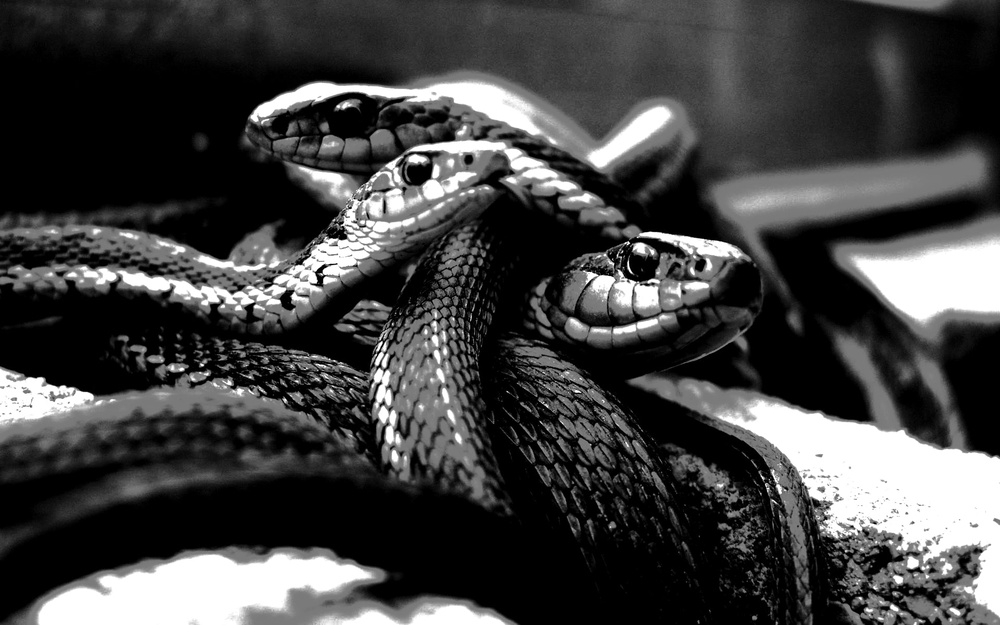
#> input picture gray_snakes.jpg, 1000 x 625 px, shrunk from 1920 x 1200 before the run
$ python gray.py
#> lines starting #> are read from the running program, lines starting #| are printed output that depends on the picture
### svd_custom.py
import numpy as np
'''
Returns SVD of a real matrix A in the form:
- vals: array of non-zero singular values (with precision given by trunc_val)
- u_vecs: array of left singular vectors
- vecs: array of right singular vectors (not transposed!)

This gives decomposition of A into sum of the expression
vals[i] * np.outer(u_vecs[i],vecs[i])
over i
'''
def SVD(A, trunc_val=1e-6):
#> called with trunc_val = 1e-06
    vals,vecs = np.linalg.eig( A.T @ A )
    # Singular values/vectors must be real, so any complex component is
    # a numerical error
    vals = np.real(vals)
#> vals = 1000 values, max 3.42e+09 at index 0, min -3.02e-08 at index 627, mean 6811787.4
    vecs = np.real(vecs)
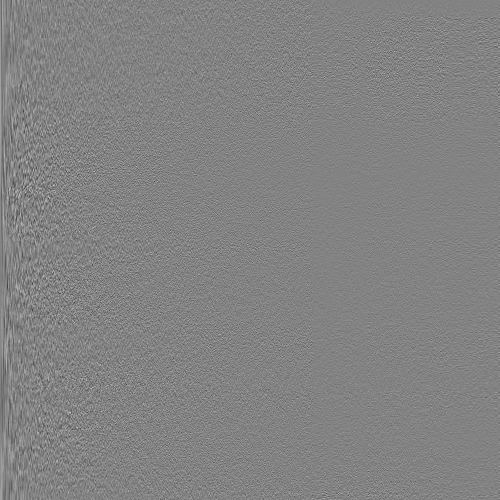
#> vecs: shape (1000, 1000) float64 (shown at 1/2 size); min -0.184, max 0.175, mean 1.3e-05; drawn with min black and max white
    # Similarly, singular values must be non-negative. We can also
    # discard zeros
    vals[ vals < 0 ] = 0
    vals = np.sqrt(vals)
#> vals = 1000 values, max 58481.8 at index 0, min 0 at index 627, mean 526
    vals = vals[ vals >= trunc_val ]
#> vals = 807 values, max 58481.8 at index 0, min 2.21e-05 at index 778, mean 651.8
    # Sorting singular values in descending order, and applying the same
    # sort to right singular vectors
    ncols = np.argsort(vals)[::-1]
#> ncols = 807 values, max 806 at index 802, min 0 at index 0, mean 403
    vals = vals[ncols]
#> vals = 807 values, max 58481.8 at index 0, min 2.21e-05 at index 805, mean 651.8
    vecs = vecs[:,ncols].T
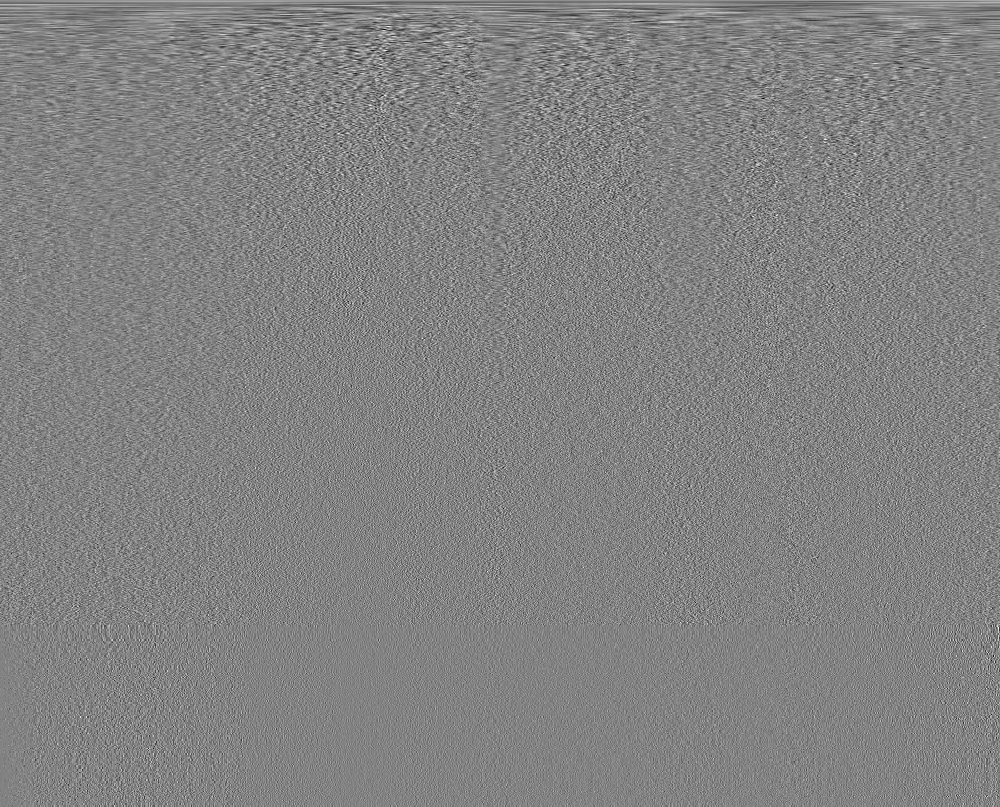
#> vecs: shape (807, 1000) float64; min -0.184, max 0.175, mean 1.63e-05; drawn with min black and max white
    # Computing left singular vectors (note that vals[i] != 0)
    u_vecs = np.array([ (A @ vecs[i].T)/vals[i] for i in range(len(vals)) ])
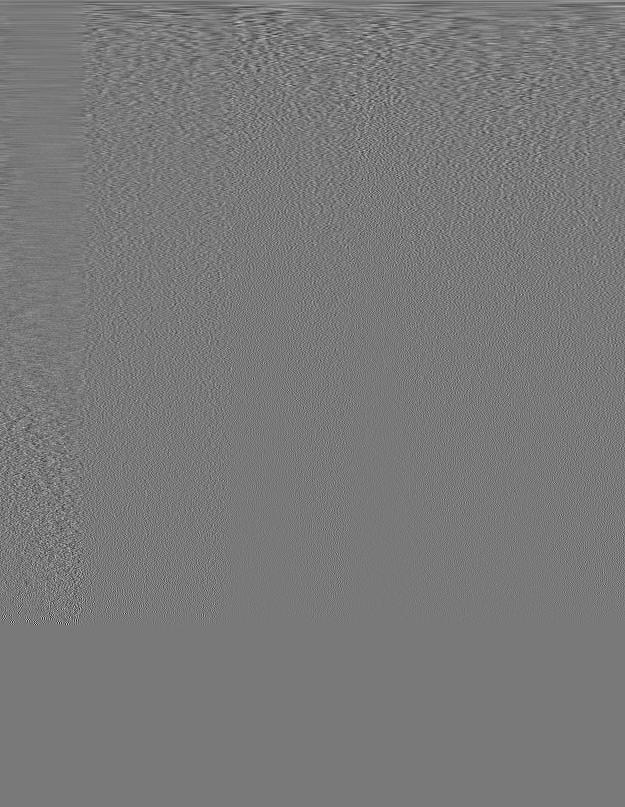
#> u_vecs: shape (807, 625) float64; min -0.32, max 0.35, mean 2.21e-05; drawn with min black and max white
    return u_vecs, vals, vecs
###
'''
Example with random n x m matrix A. You can change dimensions
to check cases when n = m, n < m or n > m
'''
# [13 lines that do not run on import are left out]


### gray.py
from svd_custom import SVD
import numpy as np
import cv2

IMAGE_NAME = 'gray_snakes.jpg'
###
img = cv2.imread(IMAGE_NAME,cv2.IMREAD_GRAYSCALE).astype('float')
U,Sigma,V = SVD(img)
#> Sigma has the same summary as vals in SVD

'''
For each k in k_arr we consider approximation of the original image
given by the first k singular values (see svd_custom)
'''
SV_num = Sigma.shape[0]
#> SV_num = 807
print(f'number of singular values: {SV_num}')
#| number of singular values: 807
SV_percents = [1,5,10,20,25,50,75]
k_arr = [ int( (percent/100)*SV_num ) for percent in SV_percents ]
#> k_arr = [8, 40, 80, 161, 201, 403, 605]
for k in k_arr:
    if k != 0: # when SV_num is small, we may get fraction which rounds to 0
        reconst_img = np.zeros_like(img)
        for i in range(k):
            reconst_img += Sigma[i] * np.outer(U[i], V[i])
        # Normalizing image and saving it
        min_ = np.min(reconst_img)
        max_ = np.max(reconst_img)
        normalized_img = (reconst_img - min_)/max_
        img_0_255 = (normalized_img * 255).astype(np.uint8)
        fname = IMAGE_NAME.split('.')[0] + '_k=' + str(k)+ '.' + IMAGE_NAME.split('.')[1]
        cv2.imwrite(fname,img_0_255)
#> this loop made 7 passes
#> pass 1, `cv2.imwrite(fname,img_0_255)`:
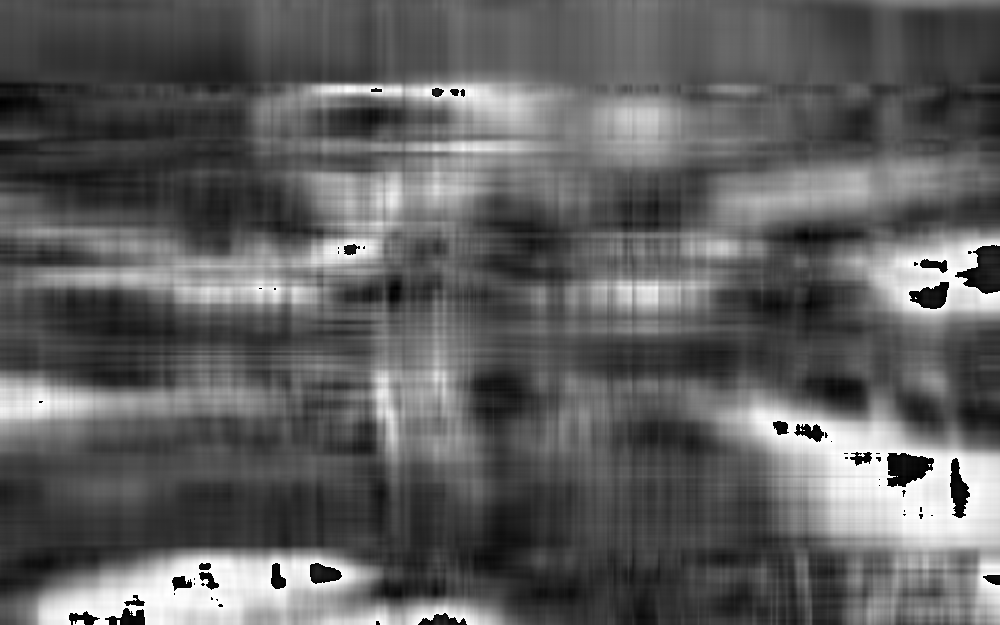
#> saved as gray_snakes_k=8.jpg: shape (625, 1000); min 0, max 255, mean 95.4
#> pass 2, `cv2.imwrite(fname,img_0_255)`:
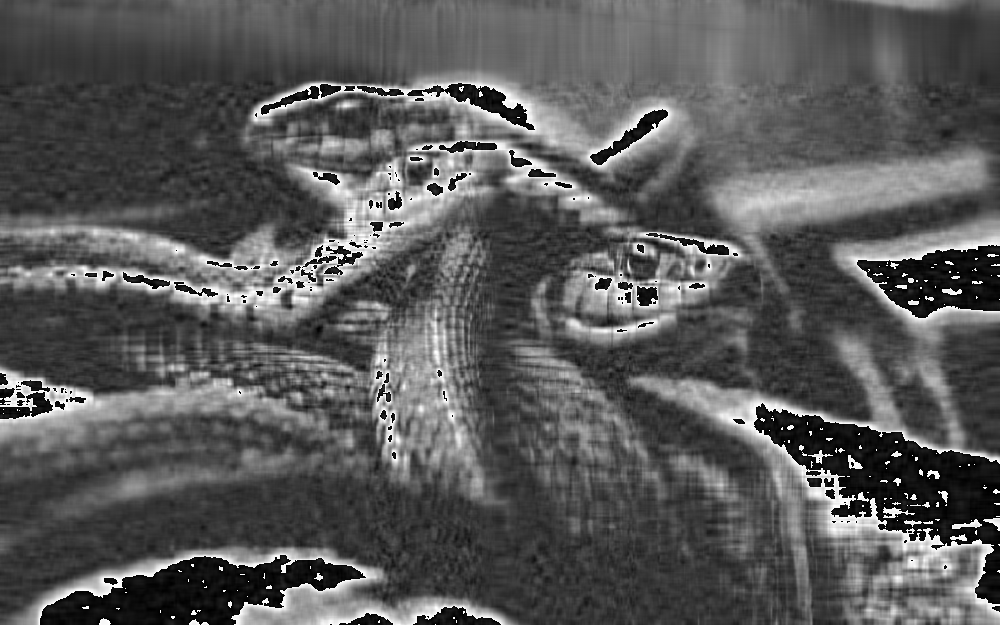
#> saved as gray_snakes_k=40.jpg: shape (625, 1000); min 0, max 255, mean 88.7
print('Done')
